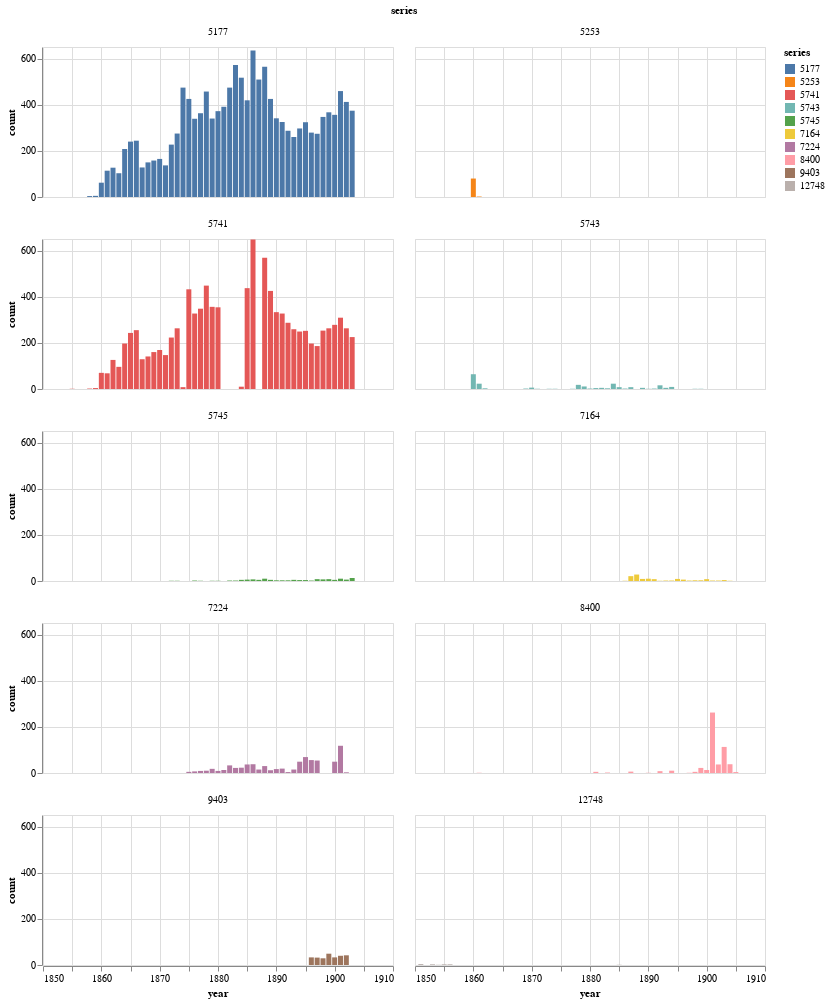

The cell this chart's notebook holds for it:
### Markdown cell above
To make the different date ranges clearer, we can facet the results by series.

### Code cell
alt.Chart(year_counts.loc[(year_counts['year'] >= 1851) & (year_counts['year'] <= 1905)]).mark_bar(size=5).encode(
    x=alt.X('year:Q', axis=alt.Axis(format='c')),
    y='count:Q',
    color='series:N',
    facet=alt.Facet('series:N', columns=2),
    tooltip=['year', 'count']
).properties(width=350, height=150)

### Figure 1 — Vega-Lite specification as saved in the notebook (floating-point values rounded to 4 significant figures; data arrays with more than 128 entries replaced by an {"elided": "..."} marker saying what was removed)
{"config": {"view": {"continuousWidth": 400, "continuousHeight": 300}}, "data": {"name": "data-e468eb246555b9259c727b36aad56698"}, "mark": {"type": "bar", "size": 5}, "encoding": {"color": {"type": "nominal", "field": "series"}, "facet": {"type": "nominal", "columns": 2, "field": "series"}, "tooltip": [{"type": "quantitative", "field": "year"}, {"type": "quantitative", "field": "count"}], "x": {"type": "quantitative", "axis": {"format": "c"}, "field": "year"}, "y": {"type": "quantitative", "field": "count"}}, "height": 150, "width": 350, "$schema": "https://vega.github.io/schema/vega-lite/v4.8.1.json", "datasets": {"data-e468eb246555b9259c727b36aad56698": {"elided": "220 records"}}}
